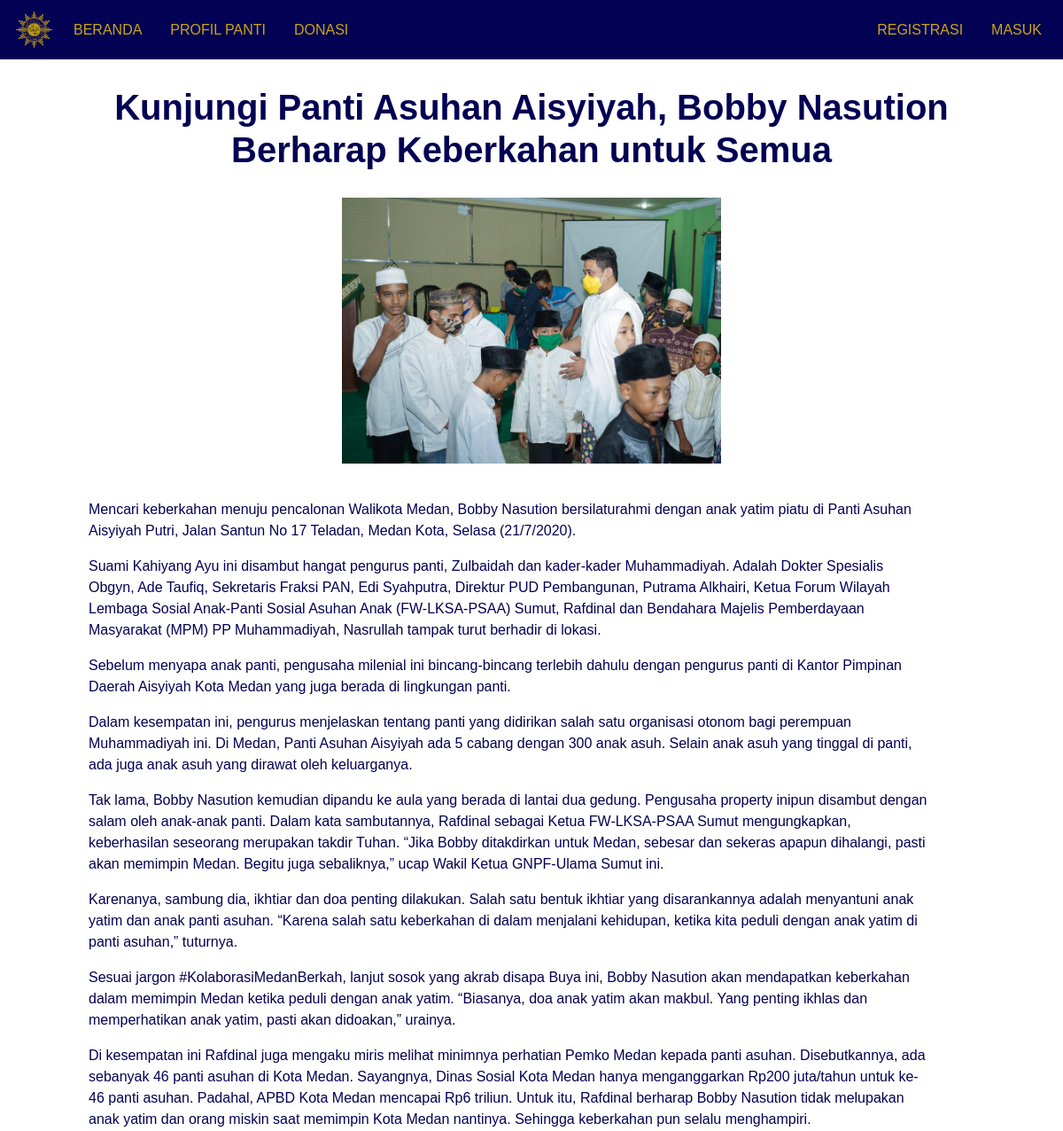
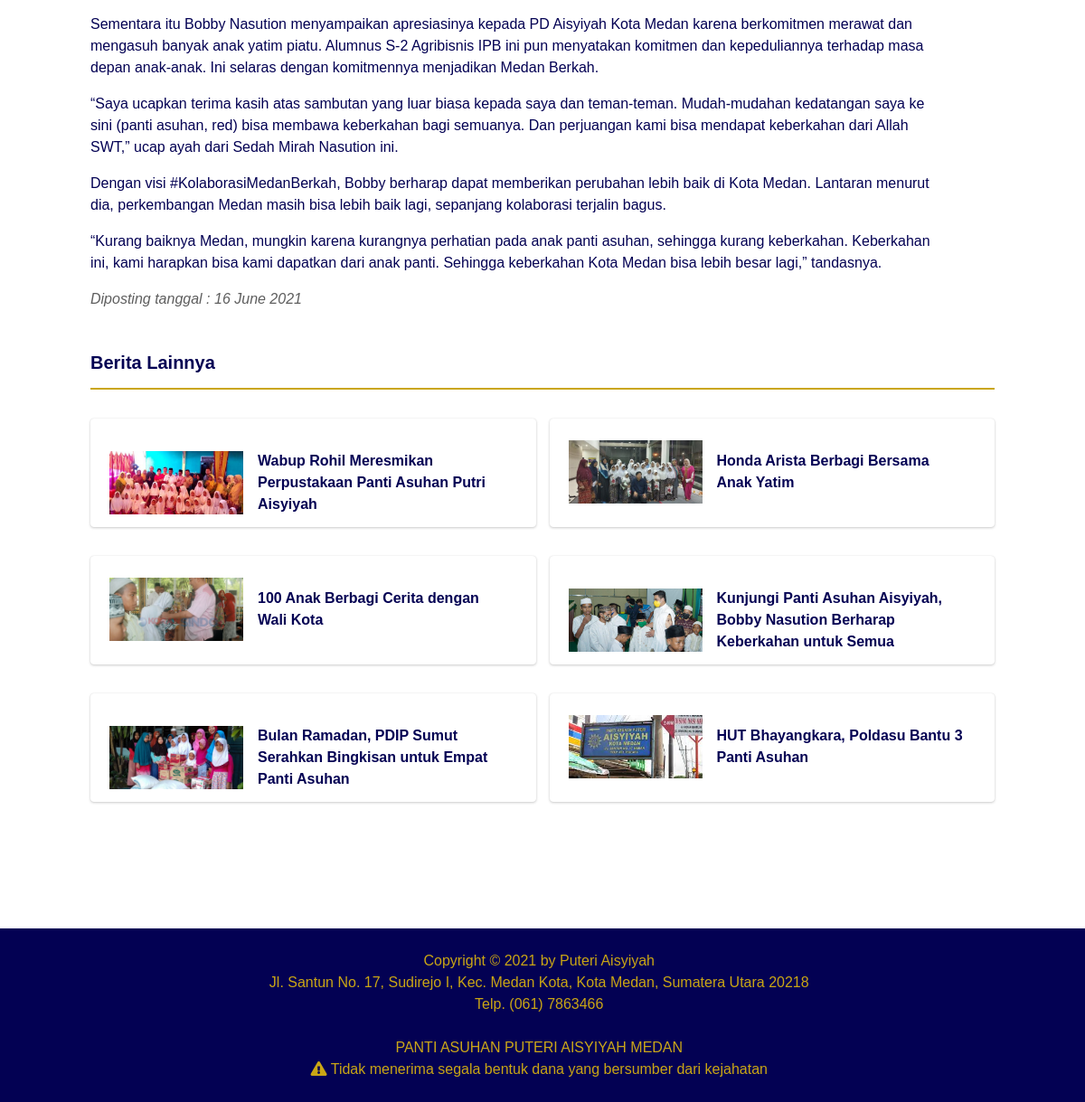
The app's page /Beranda/Berita/4 with its own data (2 pictures, top to bottom).
### tables this page shows
CREATE TABLE `tabel_berita` (
  `id_berita` int(11) NOT NULL,
  `tanggal_berita` date NOT NULL,
  `judul_berita` varchar(100) NOT NULL,
  `cover_berita` varchar(100) NOT NULL,
  `isi_berita` text NOT NULL
);

CREATE TABLE `tabel_panti` (
  `id_biodata` int(11) NOT NULL,
  `jenis_biodata` varchar(100) NOT NULL,
  `isi_biodata` text NOT NULL
);

### application/controllers/Beranda.php (called while the page is built, shortened)
<?php
  class Beranda extends CI_Controller{
    public function __construct(){
      $this->load->library('pagination');
      $this->load->model('Model_admin', 'berita');
    }
    public function Berita($id_berita){
      $data['tabel_akun'] = $this->db->get_where('tabel_akun', ['id_user' => $this->session->userdata('id_user')])->row_array();
      $data['berita']     = $this->db->get_where('tabel_berita', ['id_berita' => $id_berita])->row_array();
      $data['judul']      = $data['berita']['judul_berita'];
      $this->db->select('*');
      $this->db->from('tabel_berita');
      $this->db->limit(6);
      $this->db->order_by('rand()');
      $data['s_berita'] = $this->db->get()->result();
      $this->load->view('Templates/head', $data);
      $this->load->view('Templates/navbar');
      $this->load->view('Beranda/Berita');
      $this->load->view('Templates/footer');
      $this->load->view('Templates/foot');
    }
  }

### index.php (called while the page is built, shortened)
<?php
require_once BASEPATH.'core/CodeIgniter.php';

### application/views/Beranda/Berita.php (the view)
<body style="color: #030153; font-family: Arial">
	<div style="padding: 30px 100px; width: 100%; float: left">
		<h1 style="text-align: center"><b><?= $berita['judul_berita'] ?></b></h1>
		<img src="<?= base_url('assets/img/foto_berita/') . $berita['cover_berita'] ?>" style="max-height: 300px; margin: 30px auto 40px auto; display: block">
		<div style="margin-right: 50px; display: block">
			<?= $berita['isi_berita'] ?>
		</div>
		<p style="color: #5E5E5E"><i>Diposting tanggal : <?= date("d F Y", strtotime($berita['tanggal_berita'])) ?></i></p>
	</div>
	<div style="margin: 10px 100px 10px 100px">
		<h5><b>Berita Lainnya</b></h5>
		<hr style="border: 1px solid #CAA615">
		<div class="row mb-4">
			<?php foreach ($s_berita as $b) : ?>
				<div class="col-lg-6 d-md-block mt-3">
					<div class="card" style="width: 100%; height: 120px; margin-left: auto; margin-right: auto; padding: 20px">
						<a href="<?= base_url('Beranda/Berita/') . $b->id_berita ?>" style="color: #030153">
							<table valign="middle">
								<tr>
									<td width="150px">
										<div style="height: 70px; position: relative">
											<img src="<?= base_url('assets/img/foto_berita/') . $b->cover_berita ?>" style="border-radius: 0px; width: 100%; height: 100%; object-fit: cover">
										</div>
									</td>
									<td style="padding: 15px"><b><?= $b->judul_berita ?></b></td>
							</table>
						</a>
					</div>
				</div>
			<?php endforeach ?>
		</div>
	</div>

### application/views/Templates/footer.php (shortened to what this page needs)
<div class="row" style="margin-right: 0px">
  <footer class="sticky-footer" style="width: 100%; color: #CAA615; background: #030153; margin-top: 100px">
    <?php
        $alamat_panti  = $this->db->get_where('tabel_panti', ['jenis_biodata' => 'Alamat'])->row_array();
        $telepon_panti = $this->db->get_where('tabel_panti', ['jenis_biodata' => 'Telepon'])->row_array();
    ?>
    <div class="container my-auto">
      <div class="text-center my-auto">&nbsp;</div>
      <div class="copyright text-center my-auto">
        <span>Copyright &copy; 2021 by Puteri Aisyiyah</span>
      </div>
      <div class="text-center my-auto">
        <span><?= $alamat_panti['isi_biodata'] ?></span>
      </div>
      <div class="text-center my-auto">
        <span>Telp. <?= $telepon_panti['isi_biodata'] ?></span>
      </div>
      <div class="text-center my-auto">&nbsp;</div>
      <div class="text-center my-auto">
        <span><a class="hlink" href="<?= base_url('ProfilPanti') ?>">PANTI ASUHAN PUTERI AISYIYAH MEDAN</a></span>
      </div>
      <div class="text-center my-auto">
        <i class="fas fa-exclamation-triangle"></i>
        <span>Tidak menerima segala bentuk dana yang bersumber dari kejahatan</span>
      </div>
      <div class="text-center my-auto">&nbsp;</div>
    </div>
  </footer>
</div>

### application/views/Templates/footer.php (style rules this page uses)
.hlink { color: #CAA619; }

### records on screen
tabel_berita: judul_berita "Kunjungi Panti Asuhan Aisyiyah, Bobby Nasution Berharap Keberkahan untuk Semua", cover_berita (picture), isi_berita "Mencari keberkahan menuju pencalonan Walikota Medan, Bobby Nasution bersilaturahmi dengan anak yatim piatu di Panti Asuhan Aisyiyah Putri, Jalan Santun No 17 Teladan, Medan Kota, Selasa (21/7/2020). Suami Kahiyang Ayu ini disambut hangat pengurus panti, Zulbaidah dan kader-kader Muhammadiyah. Adalah Dokter Spesialis Obgyn, Ade Taufiq, Sekretaris Fraksi PAN, Edi Syahputra, Direktur PUD Pembangunan, Putrama Alkhairi, Ketua Forum Wilayah Lembaga Sosial Anak-Panti Sosial Asuhan Anak (FW-LKSA-PSAA) Sumut, Rafdinal dan Bendahara Majelis Pemberdayaan Masyarakat (MPM) PP Muhammadiyah, Nasrullah tampak turut berhadir di lokasi. Sebelum menyapa anak panti, pengusaha milenial ini bincang-bincang…", tanggal_berita "16 June 2021"
tabel_berita: cover_berita (picture), judul_berita "Wabup Rohil Meresmikan Perpustakaan Panti Asuhan Putri Aisyiyah"
tabel_berita: cover_berita (picture), judul_berita "Honda Arista Berbagi Bersama Anak Yatim"
tabel_berita: cover_berita (picture), judul_berita "100 Anak Berbagi Cerita dengan Wali Kota"
tabel_berita: cover_berita (picture), judul_berita "Bulan Ramadan, PDIP Sumut Serahkan Bingkisan untuk Empat Panti Asuhan"
tabel_berita: cover_berita (picture), judul_berita "HUT Bhayangkara, Poldasu Bantu 3 Panti Asuhan"
tabel_panti: isi_biodata "Jl. Santun No. 17, Sudirejo I, Kec. Medan Kota, Kota Medan, Sumatera Utara 20218"
tabel_panti: isi_biodata "(061) 7863466"
